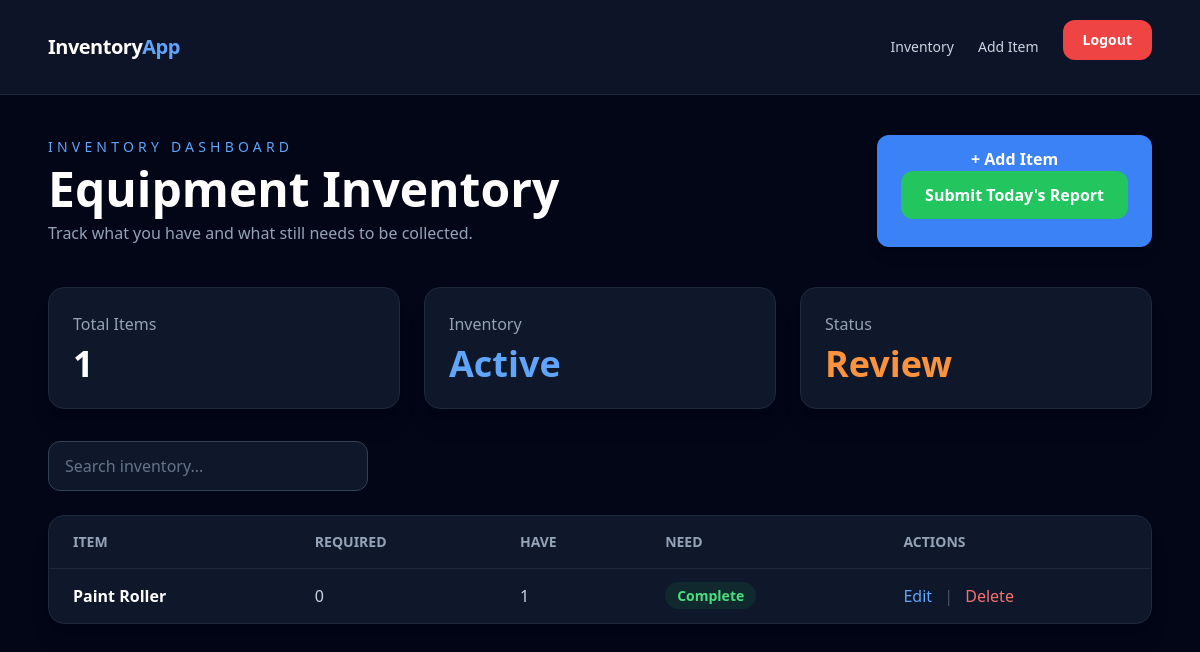
Before: /inventory/ (signed in) with the older database file.
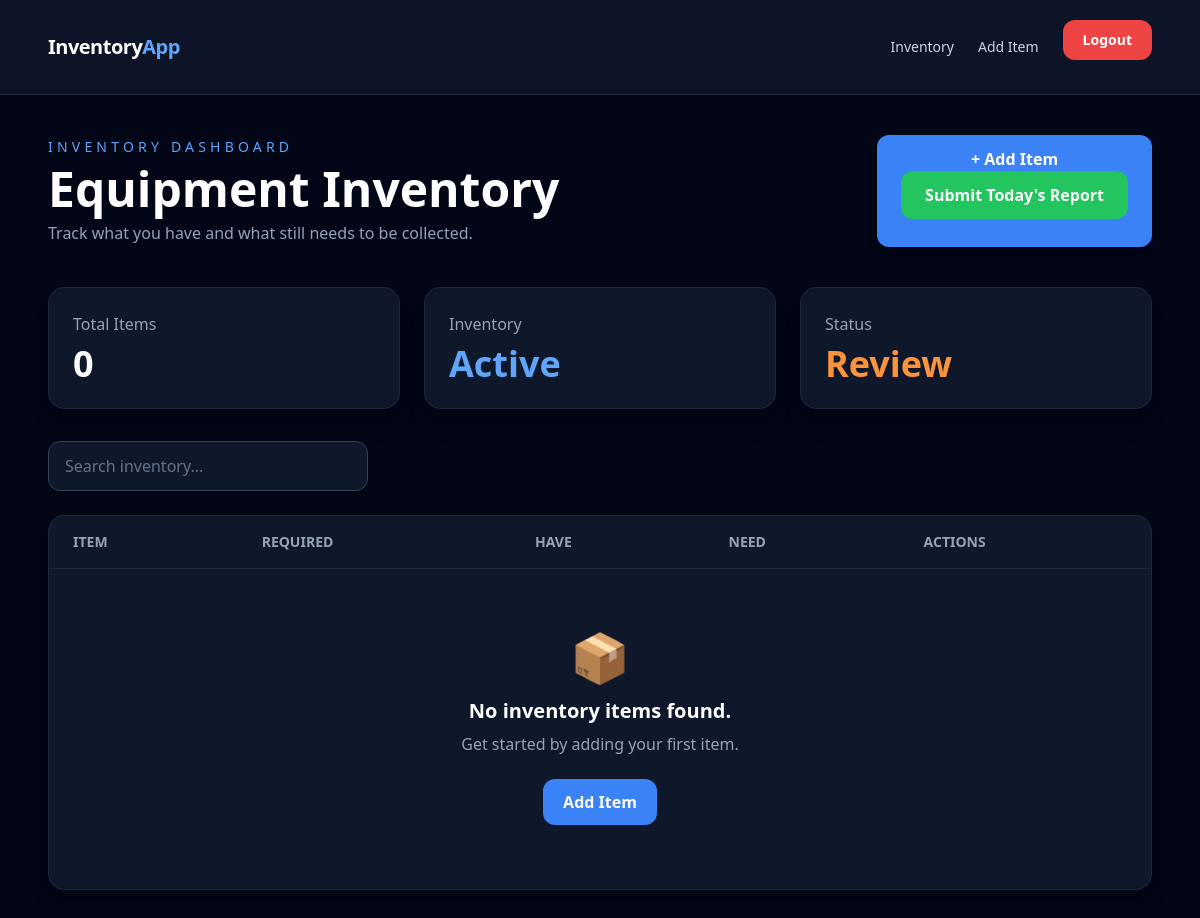
After: the same page with the newer database file.
### inventory/models.py (models this page shows, shortened)
class InventoryItem(models.Model):
    item_name = models.CharField(max_length=100)
    quantity_required = models.PositiveIntegerField(default=0)
    quantity_have = models.PositiveIntegerField(default=0)
    @property
    def quantity_needed(self):
        return max(0, self.quantity_required - self.quantity_have)

### inventory/views.py (the view)
# urls.py: path("", views.inventory_list, name="inventory_list"),
@login_required
def inventory_list(request):
    items = InventoryItem.objects.all()
    return render(request, "inventory/inventory_list.html", {"items": items})

### templates/inventory/inventory_list.html (shortened to what the changed rows need)
{% extends "base.html" %}
{% block content %}
<section class="mb-10 flex flex-col gap-6 md:flex-row md:items-center md:justify-between">
    <div>
        <h1 class="mt-2 text-5xl font-bold text-white">
            Equipment Inventory
        </h1>
    </div>
</section>
<section class="mb-8 grid gap-6 md:grid-cols-3">
    <div class="rounded-2xl border border-slate-800 bg-slate-900 p-6 shadow-xl">
        <p class="text-slate-400">Total Items</p>
        <h2 class="mt-2 text-4xl font-bold text-white">
            {{ items|length }}
        </h2>
    </div>
    <div class="rounded-2xl border border-slate-800 bg-slate-900 p-6 shadow-xl">
        <h2 class="mt-2 text-4xl font-bold text-blue-400">
            Active
        </h2>
    </div>
    <div class="rounded-2xl border border-slate-800 bg-slate-900 p-6 shadow-xl">
        <h2 class="mt-2 text-4xl font-bold text-orange-400">
            Review
        </h2>
    </div>
</section>
<section class="rounded-2xl border border-slate-800 bg-slate-900 shadow-xl">
    <div class="overflow-x-auto">
        <table class="w-full text-left">
            <thead class="border-b border-slate-800 text-sm uppercase text-slate-400">
                <tr>
                    <th class="px-6 py-4">Item</th>
                    <th class="px-6 py-4">Required</th>
                    <th class="px-6 py-4">Have</th>
                    <th class="px-6 py-4">Need</th>
                    <th class="px-6 py-4">Actions</th>
                </tr>
            </thead>
            <tbody class="divide-y divide-slate-800">
                {% for item in items %}
                <tr class="hover:bg-slate-800/60">
                    <td class="px-6 py-4 font-semibold text-white">
                        {{ item.item_name }}
                    </td>
                    <td class="px-6 py-4 text-slate-300">
                        {{ item.quantity_required }}
                    </td>
                    <td class="px-6 py-4 text-slate-300">
                        {{ item.quantity_have }}
                    </td>
                    <td class="px-6 py-4">
                        {% if item.quantity_needed == 0 %}
                            <span class="rounded-full bg-green-500/10 px-3 py-1 text-sm font-semibold text-green-400">
                                Complete
                            </span>
                        {% else %}
                            <span class="rounded-full bg-orange-500/10 px-3 py-1 text-sm font-semibold text-orange-400">
                                Need {{ item.quantity_needed }}
                            </span>
                        {% endif %}
                    </td>
                    <td class="px-6 py-4">
                        <a class="text-blue-400 hover:text-blue-300"
                           href="{% url 'inventory_update' item.pk %}">
                            Edit
                        </a>
                        <span class="mx-2 text-slate-600">|</span>
                        <a class="text-red-400 hover:text-red-300"
                           href="{% url 'inventory_delete' item.pk %}">
                            Delete
                        </a>
                    </td>
                </tr>
                {% empty %}
                <tr>
                    <td colspan="5" class="px-6 py-16 text-center">
                        <div class="flex flex-col items-center">
                            <div class="mb-4 text-5xl">📦</div>
                            <h2 class="text-xl font-semibold text-white">
                                No inventory items found.
                            </h2>
                            <p class="mt-2 text-slate-400">
                                Get started by adding your first item.
                            </p>
                            <a href="{% url 'inventory_create' %}"
                               class="mt-6 rounded-xl bg-blue-500 px-5 py-3 font-semibold text-white hover:bg-blue-600">
                                Add Item
                            </a>
                        </div>
                    </td>
                </tr>
                {% endfor %}
            </tbody>
        </table>
    </div>
</section>
{% endblock %}

Changed rows visible on the page:
removed InventoryItem: item_name "Paint Roller", quantity_required "0", quantity_have "1", shows "Complete"
Other visible differences:
{{ items|length }}: "1" → "0"
text now shown: "📦 No inventory items found. Get started by adding your first item. Add Item"
